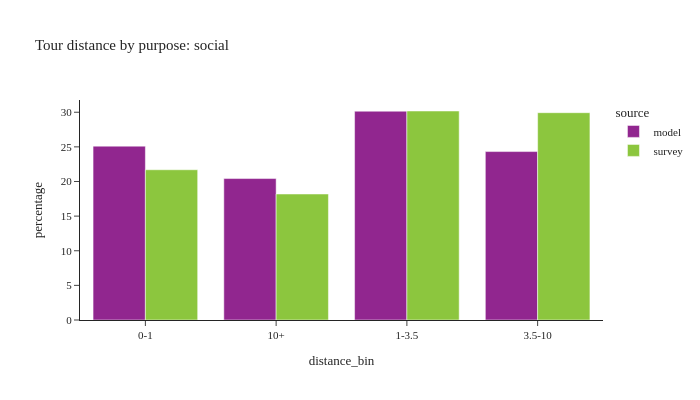

Source (notebook cell):
### Code cell
plot_bins(tour, pl.col('pdpurp') == 7, 'social')

### Figure 1 — Plotly figure (JSON) as saved in the notebook; plotly's stock layout.template omitted (floating-point values rounded to 4 significant figures)
{"data": [{"alignmentgroup": "True", "customdata": [[359554], [292527], [431810], [348312]], "hovertemplate": "source=model<br>distance_bin=%{x}<br>percentage=%{y}<br>sample count=%{customdata[0]}<extra></extra>", "legendgroup": "model", "marker": {"color": "#91268F", "pattern": {"shape": ""}}, "name": "model", "offsetgroup": "model", "orientation": "v", "showlegend": true, "textposition": "auto", "type": "bar", "x": ["0-1", "10+", "1-3.5", "3.5-10"], "xaxis": "x", "y": [25.1, 20.42, 30.15, 24.32], "yaxis": "y"}, {"alignmentgroup": "True", "customdata": [[677], [592], [488], [317]], "hovertemplate": "source=survey<br>distance_bin=%{x}<br>percentage=%{y}<br>sample count=%{customdata[0]}<extra></extra>", "legendgroup": "survey", "marker": {"color": "#8CC63E", "pattern": {"shape": ""}}, "name": "survey", "offsetgroup": "survey", "orientation": "v", "showlegend": true, "textposition": "auto", "type": "bar", "x": ["1-3.5", "0-1", "3.5-10", "10+"], "xaxis": "x", "y": [30.18, 21.7, 29.93, 18.19], "yaxis": "y"}], "layout": {"barmode": "group", "font": {"size": 11}, "height": 400, "legend": {"title": {"text": "source"}, "tracegroupgap": 0}, "title": {"text": "Tour distance by purpose: social"}, "width": 700, "xaxis": {"anchor": "y", "domain": [0.0, 1.0], "title": {"text": "distance_bin"}}, "yaxis": {"anchor": "x", "domain": [0.0, 1.0], "title": {"text": "percentage"}}}}
